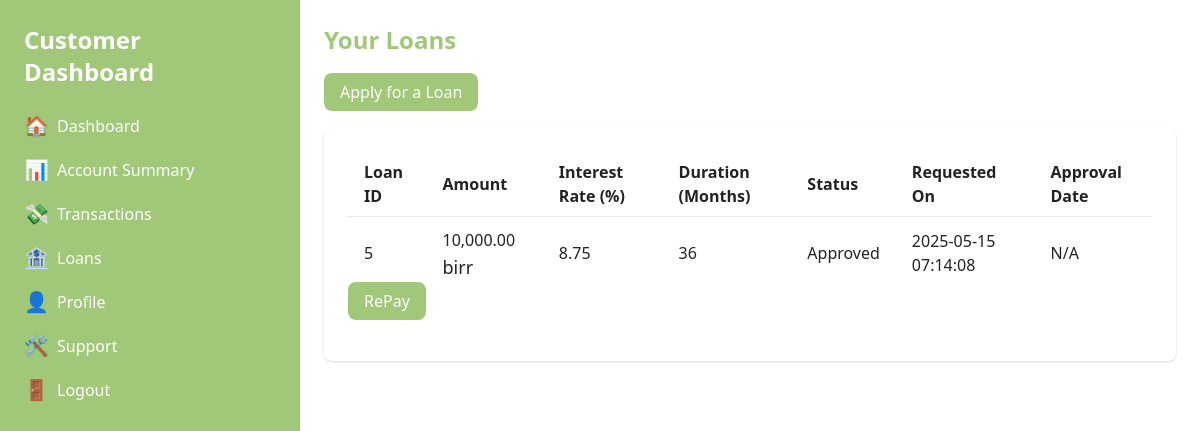
The page /loans.php (signed in) on the database its author committed.
### tables this page shows
CREATE TABLE Loans (
    loan_id INT PRIMARY KEY AUTO_INCREMENT,
    customer_id INT NOT NULL,
    loan_amount DECIMAL(10,2) NOT NULL,
    interest_rate DECIMAL(5,2) NOT NULL,
    duration INT NOT NULL,  
    status ENUM('Pending', 'Approved', 'Rejected') DEFAULT 'Pending',
    approved_by INT,
    request_date TIMESTAMP DEFAULT CURRENT_TIMESTAMP,
    approval_date TIMESTAMP NULL,
    FOREIGN KEY (customer_id) REFERENCES Customers(customer_id),
    FOREIGN KEY (approved_by) REFERENCES Employees(employee_id)
);

### loans.php (the view, shortened to what this page needs)
<?php
require 'db_connection.php';
$customer_id = $_SESSION['user_id'];
$stmt = $conn->prepare("SELECT loan_id, loan_amount, interest_rate, duration, status, request_date, approval_date,
                        COALESCE(unpaid_amount, 0) AS unpaid_amount
                        FROM Loans
                        WHERE customer_id = ?
                        ORDER BY request_date DESC");
$stmt->bind_param("i", $customer_id);
$stmt->execute();
$result = $stmt->get_result();
$loans = [];
while ($row = $result->fetch_assoc()) {
    $loans[] = $row;
}
    $allRepaid = true;
    foreach ($loans as $loan) {
        if ($loan['status'] !== 'Repaid') {
            $allRepaid = false;
            break;
        }
    }
?>
<!DOCTYPE html>
<html lang="en">
<head>
    <link href="https://cdn.jsdelivr.net/npm/tailwindcss@2.2.16/dist/tailwind.min.css" rel="stylesheet" />
    <link href="styles.css" rel="stylesheet" />
</head>
<body class="bg-2 text-color2">
    <div class="hidden md:flex md:h-screen">
        <aside class="hidden md:block md:w-1/4 bg-primary text-white max-h-screen p-6 sticky top-0">
            <h2 class="text-2xl font-bold mb-6">Customer Dashboard</h2>
            <nav>
                <ul>
                    <li class="mb-4">
                        <a href="customer_dashboard.php" class="hover:text-color3 flex items-center">
                            <span class="mr-2 text-xl">🏠</span>Dashboard
                        </a>
                    </li>
                    <li class="mb-4">
                        <a href="account_summary.php" class="hover:text-color3 flex items-center">
                            <span class="mr-2 text-xl">📊</span>Account Summary
                        </a>
                    </li>
                    <li class="mb-4">
                        <a href="transactions.php" class="hover:text-color3 flex items-center">
                            <span class="mr-2 text-xl">💸</span>Transactions
                        </a>
                    </li>
                    <li class="mb-4">
                        <a href="loans.php" class="hover:text-color3 flex items-center">
                            <span class="mr-2 text-xl">🏦</span>Loans
                        </a>
                    </li>
                    <li class="mb-4">
                        <a href="customer_profile.php" class="hover:text-color3 flex items-center">
                            <span class="mr-2 text-xl">👤</span>Profile
                        </a>
                    </li>
                    <li class="mb-4">
                        <a href="support.php" class="hover:text-color3 flex items-center">
                            <span class="mr-2 text-xl">🛠</span>Support
                        </a>
                    </li>
                    <li class="mb-4">
                        <a href="logout.php" class="hover:text-color3 flex items-center">
                            <span class="mr-2 text-xl">🚪</span>Logout
                        </a>
                    </li>
                </ul>
            </nav>
        </aside>
        <main class="w-full md:w-3/4 p-6">
            <h1 class="text-2xl font-bold text-color3 mb-6">Your Loans</h1>
            <div class="mb-6">
                <a href="apply_loan.php"
                    class="bg-primary text-white px-4 py-2 rounded-lg hover:bg-color3 transition-all">
                    Apply for a Loan
                </a>
            </div>
            <?php if(empty($loans)): ?>
            <div class="bg-white p-6 rounded-lg shadow text-center">
                <p>No loan records found.</p>
            </div>
            <?php elseif ($allRepaid): ?>
            <div class="bg-white p-6 rounded-lg shadow text-center">
                <p>No loan records found.</p>
            </div>
            <?php else: ?>
            <div class="bg-white p-6 rounded-lg shadow overflow-x-auto">
                <table class="min-w-full divide-y divide-gray-200">
                    <thead class="bg-2">
                        <tr>
                            <th class="px-4 py-2 text-left text-color2">Loan ID</th>
                            <th class="px-4 py-2 text-left text-color2">Amount </th>
                            <th class="px-4 py-2 text-left text-color2">Interest Rate (%)</th>
                            <th class="px-4 py-2 text-left text-color2">Duration (Months)</th>
                            <th class="px-4 py-2 text-left text-color2">Status</th>
                            <th class="px-4 py-2 text-left text-color2">Requested On</th>
                            <th class="px-4 py-2 text-left text-color2">Approval Date</th>
                        </tr>
                    </thead>
                    <tbody class="bg-white divide-y divide-gray-200">
                        <?php foreach ($loans as $loan): ?>
                        <tr>
                            <td class="px-4 py-2"><?php echo htmlspecialchars($loan['loan_id']); ?></td>
                            <td class="px-4 py-2"><?php echo number_format($loan['loan_amount'], 2); ?><span
                                    class="text-lg">
                                    birr</span></td>
                            <td class="px-4 py-2"><?php echo htmlspecialchars($loan['interest_rate']); ?></td>
                            <td class="px-4 py-2"><?php echo htmlspecialchars($loan['duration']); ?></td>
                            <td class="px-4 py-2"><?php echo htmlspecialchars($loan['status']); ?></td>
                            <td class="px-4 py-2"><?php echo htmlspecialchars($loan['request_date']); ?></td>
                            <td class="px-4 py-2">
                                <?php
                      echo $loan['approval_date'] ? htmlspecialchars($loan['approval_date']) : 'N/A';
                    ?>
                            </td>
                        </tr>
                        <?php endforeach; ?>
                    </tbody>
                </table>
                <div class="mb-6">
                    <a href="repay_loan.php"
                        class="bg-primary text-white px-4 py-2 rounded-lg hover:bg-color3 transition-all">
                        RePay
                    </a>
                </div>
            </div>
            <?php endif; ?>
        </main>
    </div>
</body>
</html>

### styles.css (style rules this page uses)
:root { --primary-color: #a0c878; --secondary-color: #ddeb9d; --color2-color: #fafge9; --color3-color: #fffdfg; --color4-color: #333; --color5-color: #222; }
.bg-primary { background-color: var(--primary-color); }
.bg-2 { background-color: var(--color2-color); }
.text-color2 { color: var(--color5-color); }
.text-color3 { color: var(--primary-color); }
body { background-color: var(--color3-color); }

### rows shown on the page
loans: loan_id "5", loan_amount "10,000.00", interest_rate "8.75", duration "36", status "Approved", request_date "2025-05-15 07:14:08", shows "N/A"
